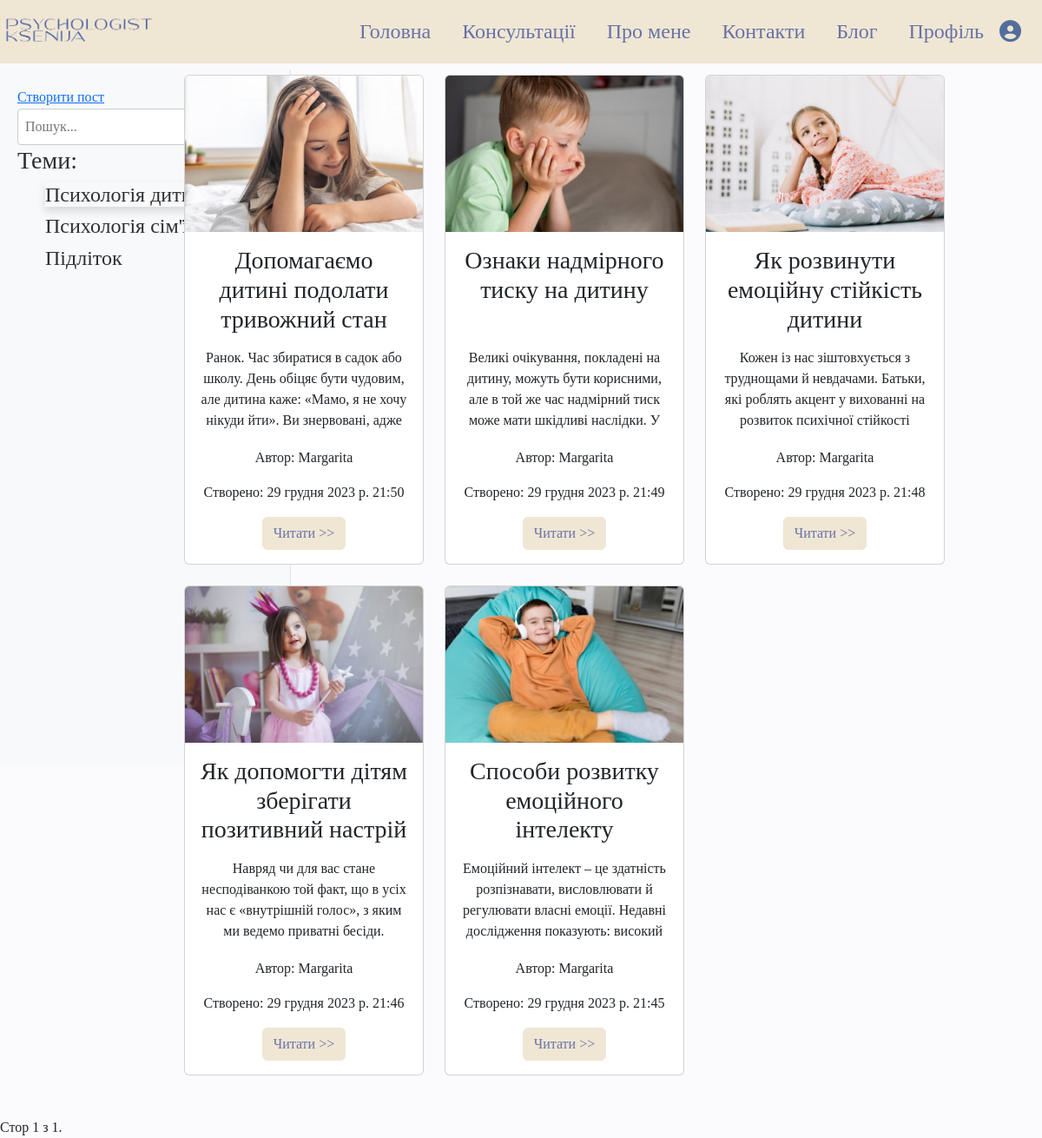
Screenshot of /blog/category/1/ with the database file from the repository.
### blog/models.py (models this page shows, shortened)
class Category(models.Model):
    name = models.CharField(max_length=50, unique=True)

class Post(models.Model):
    title = models.CharField(max_length=255)
    content = models.TextField()
    author = models.ForeignKey(User, on_delete=models.CASCADE)
    created_at = models.DateTimeField(auto_now_add=True)
    category = models.ForeignKey('Category', on_delete=models.CASCADE)
    favorites = models.ManyToManyField(User, related_name='user_favorited_articles', blank=True)
    image = models.ManyToManyField(PostImage, related_name='post_images', blank=True)
    liked_users = models.ManyToManyField(User, through='Like', related_name='user_likes', blank=True)

class PostImage(models.Model):
    post = models.ForeignKey('Post', on_delete=models.CASCADE)
    image = models.ImageField(upload_to='post_images/')

### blog/views.py (the view)
# urls.py: path('category/<int:category_id>/', category_posts, name='category_posts'),
def category_posts(request, category_id):
    category = get_object_or_404(Category, id=category_id)
    all_categories = Category.objects.all()  # Получить все категории
    posts = Post.objects.filter(category=category).order_by('-created_at')
    paginator = Paginator(posts, 9)
    page = request.GET.get('page')
    posts = paginator.get_page(page)
    context = {'posts': posts, 'category': category, 'all_categories': all_categories}
    return render(request, 'blog/category_posts.html', context)

### blog/templates/blog/category_posts.html (shortened to what this page needs)
{% extends 'main/base.html' %}
{% load static %}
{% block content %}
<link rel="stylesheet" type="text/css" href="{% static 'blog/blog_styles.css' %}">
    <div class="container-fluid  mt-4 ms-0 ">
        <div class="row">
            <div class="col-md-2 col-sm-12 ms-0">
                <div class="side-bar">
                    <a href="{% url 'blog:add_post' %}" class="blog-title text-center mt-3">Створити пост</a>
                    <div class="search">
                        <form method="get" action="{% url 'article_list' %}">
                            <input type="text" name="q" placeholder="Пошук...">
                            <button type="submit">Пошук</button>
                        </form>
                    </div>
                    <h3>Теми:</h3>
                    <ul>
                        {% for cat in all_categories %}
                        <li class="list-of-categories {% if cat.id == category.id %}active{% endif %}">
                                <a href="{% url 'blog:category_posts' category_id=cat.id %}"><h4>{{ cat.name }}</h4></a>
                            </li>
                        {% endfor %}
                    </ul>
                </div>
            </div>
            <div class="col-md-9 col-sm-12">
                <h2 class="mb-4">{{ category.name }}</h2>
                <div class="row">
                    {% for post in posts %}
                    <div class="col-md-4 mb-4">
                        <div class="card">
                            <img src="{% if post.image.all %}{{ post.image.first.image }}{% else %}{% static 'path/to/default/image.jpg' %}{% endif %}" class="card-img-top" alt="Image">
                            <div class="card-body text-center">
                                <h3 class="card-title title-limit">{{ post.title }}</h3>
                                <p class="card-text body-limit">{{ post.content|truncatewords:25 }}</p>
                                <p class="card-text text-author">Автор: {{ post.author.username }}</p>
                                <p class="card-text">Створено: {{ post.created_at }}</p>
                                <a href="{% url 'blog:article_detail' post.id %}" class="btn btn-primary btn-custom">Читати >></a>
                            </div>
                        </div>
                    </div>
                    {% endfor %}
                </div>
            </div>
            <div class="pagination mt-4">
                <span class="step-links">
                    <span class="current">
                        Стор {{ posts.number }} з {{ posts.paginator.num_pages }}.
                    </span>
                </span>
            </div>
        </div>
    </div>
{% endblock %}

### main/static/style.css (style rules this page uses)
body { margin: 0; padding: 0; background-color: #fbfafc; margin-left: 0; font-family: 'Cormorant Garamond', serif; }
h1, h2, h3 { color: #2d3135; font-family: 'Cormorant Garamond', serif; }

### blog/static/blog/blog_styles.css (style rules this page uses)
:root { --primary-color: #b8bcb753; --button-color: #606a5c8f; --hover-color: #c3c6c695; --secondary-color: #fbfafc; --box-shadow: 0 5px 10px rgba(53, 52, 52, 0.159); --border-color: #1c073843; --text-color: #6972a6; --background-color: #fbfafc; --form-background: #e9edf561; --font-family: 'Cormorant Garamond', serif; --article-background: #f7f6f361; --article-text-color: #2d3135; --navbar-color-base: #efe6d4; }
p.card-text { margin-top: 1em; }
.side-bar { position: fixed; top: 5em; left: 0; height: 100vh; overflow-y: auto; padding: 20px; background-color: #f8f9fa; border-right: 1px solid #dee2e6; font-family: var(--font-family); }
.card-img-top { max-width: 100%; max-height: 200px; object-fit: cover; }
.btn-custom { background-color: var(--navbar-color-base); border-color: var(--navbar-color-base); color: var(--text-color); }
.list-of-categories { list-style-type: none; padding: 0; font-family: var(--font-family); }
.list-of-categories a { text-decoration: none; color: var(--article-text-color); font-size: 16px; }
.title-limit { max-height: 3.6em; min-height: 3.6em; overflow: hidden; }
.body-limit { max-height: 6.2em; min-height: 6.2em; overflow: hidden; text-overflow: ellipsis; font-size: 16px; }
.text-author { font-size: 16px; }
.list-of-categories.active { background-color: var(--article-background); box-shadow: var(--box-shadow); }

### rows the page displays
Category: name "Психологія дитини"
Category: name "Психологія сім'ї"
Category: name "Підліток"
Post: image.first.image (picture), title "Допомагаємо дитині подолати тривожний стан", content "Ранок. Час збиратися в садок або школу. День обіцяє бути чудовим, але дитина каже: «Мамо, я не хочу нікуди йти». Ви знервовані, адже…", author.username "Margarita", created_at "29 грудня 2023 р. 21:50"
Post: image.first.image (picture), title "Ознаки надмірного тиску на дитину", content "Великі очікування, покладені на дитину, можуть бути корисними, але в той же час надмірний тиск може мати шкідливі наслідки. У…", author.username "Margarita", created_at "29 грудня 2023 р. 21:49"
Post: image.first.image (picture), title "Як розвинути емоційну стійкість дитини", content "Кожен із нас зіштовхується з труднощами й невдачами. Батьки, які роблять акцент у вихованні на розвиток психічної стійкості…", author.username "Margarita", created_at "29 грудня 2023 р. 21:48"
Post: image.first.image (picture), title "Як допомогти дітям зберігати позитивний настрій", content "Навряд чи для вас стане несподіванкою той факт, що в усіх нас є «внутрішній голос», з яким ми ведемо приватні бесіди.…", author.username "Margarita", created_at "29 грудня 2023 р. 21:46"
Post: image.first.image (picture), title "Способи розвитку емоційного інтелекту", content "Емоційний інтелект – це здатність розпізнавати, висловлювати й регулювати власні емоції. Недавні дослідження показують: високий…", author.username "Margarita", created_at "29 грудня 2023 р. 21:45"

### other values shown
{{ posts.number }} "1"
{{ posts.paginator.num_pages }} "1"
